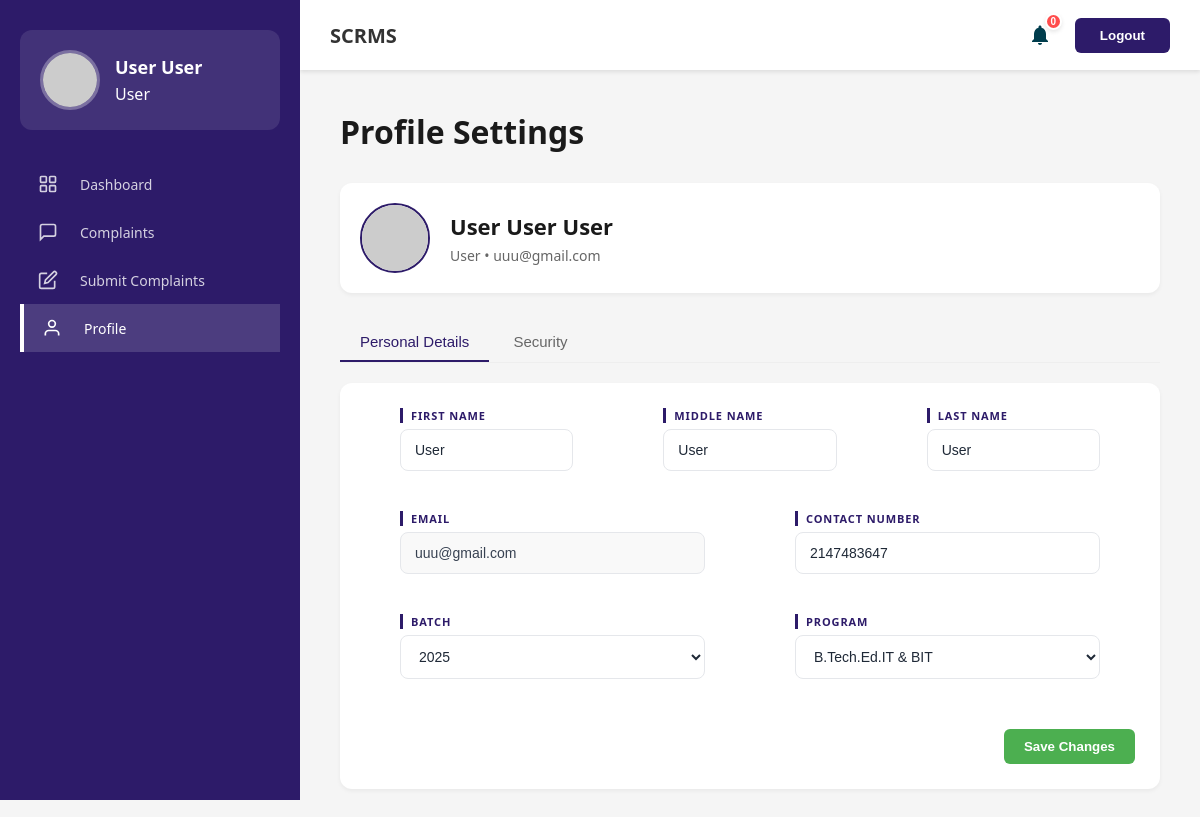
Page /Includes/profile.php (signed in) on the committed database.
### tables this page shows
CREATE TABLE `users` (
  `user_id` int(11) NOT NULL,
  `first_name` varchar(255) NOT NULL,
  `middle_name` varchar(255) DEFAULT NULL,
  `last_name` varchar(255) NOT NULL,
  `email` varchar(255) NOT NULL,
  `contact` int(10) NOT NULL,
  `batch` enum('2023','2024','2025','2026','2027') DEFAULT NULL,
  `program` varchar(200) DEFAULT NULL,
  `password` varchar(255) NOT NULL,
  `role` enum('User','Admin','DeptAdmin','UpperBody','Coordinator','HOD','Dean') NOT NULL DEFAULT 'User',
  `status` varchar(20) DEFAULT 'Active',
  `created_at` timestamp NOT NULL DEFAULT current_timestamp() ON UPDATE current_timestamp(),
  `assigned_category` int(11) DEFAULT NULL
);

### Includes/profile.php (the view, shortened to what this page needs)
<?php
require_once '../Database/db-config.php';
$userId      = $_SESSION['user_id'];
$profileCooldown  = max(0, (int)(($_SESSION['last_profile_update']  ?? 0) + PROFILE_COOLDOWN  - time()));
$user = [];
$stmt = $conn->prepare("SELECT first_name, middle_name, last_name, email, contact, batch, program, role, status, created_at FROM users WHERE user_id = ?");
if ($stmt) {
    $stmt->bind_param("i", $userId);
    $stmt->execute();
    $user = $stmt->get_result()->fetch_assoc();
}
$fullName    = trim(($user['first_name'] ?? '') . ' ' . ($user['middle_name'] ?? '') . ' ' . ($user['last_name'] ?? ''));
$avatarUrl   = "https://ui-avatars.com/api/?name=" . urlencode($fullName ?: 'User') . "&background=2D1B69&color=fff&size=100";
$activeTab = (isset($_POST['action']) && $_POST['action'] === 'change_password') ? 'password' : 'info';
?>
<!DOCTYPE html>
<html lang="en">
<head>
    <link rel="stylesheet" href="../Assets/Css/admin-dashboard.css">
    <link rel="stylesheet" href="../Assets/Css/user-management.css">
</head>
<body>
<?php include __DIR__ . '/header.php'; ?>
<div class="main-container">
    <?php include __DIR__ . '/sidebar.php'; ?>
    <main class="main-content">
        <div class="profile-content-wrap">
            <h2 class="page-title">Profile Settings</h2>
            <div class="profile-header-minimal">
                <img src="<?php echo $avatarUrl; ?>" alt="Profile">
                <div class="profile-header-info">
                    <h2><?php echo htmlspecialchars($fullName ?: 'User'); ?></h2>
                    <p><?php echo htmlspecialchars(ucfirst($user['role'] ?? '')); ?> • <?php echo htmlspecialchars($user['email'] ?? ''); ?></p>
                </div>
            </div>
            <div class="profile-tabs" style="border-bottom: 1px solid #eee; margin-bottom: 10px;">
                <button class="tab-btn <?php echo $activeTab === 'info' ? 'active' : ''; ?>" data-tab="info">Personal Details</button>
                <button class="tab-btn <?php echo $activeTab === 'password' ? 'active' : ''; ?>" data-tab="password">Security</button>
            </div>
            <div class="tab-panel <?php echo $activeTab === 'info' ? 'active' : ''; ?>" id="tab-info">
                <div class="form-section" style="background: white; padding: 25px; border-radius: 12px; box-shadow: 0 2px 4px rgba(0,0,0,0.05);">
                    <form method="POST">
                        <div style="display: grid; grid-template-columns: repeat(auto-fit, minmax(200px, 1fr)); gap: 20px;">
                            <div class="form-group">
                                <label>First Name</label>
                                <input type="text" name="first_name" value="<?php echo htmlspecialchars($user['first_name'] ?? ''); ?>" <?php echo $profileCooldown > 0 ? 'readonly' : 'required'; ?>>
                            </div>
                            <div class="form-group">
                                <label>Middle Name</label>
                                <input type="text" name="middle_name" value="<?php echo htmlspecialchars($user['middle_name'] ?? ''); ?>" <?php echo $profileCooldown > 0 ? 'readonly' : ''; ?>>
                            </div>
                            <div class="form-group">
                                <label>Last Name</label>
                                <input type="text" name="last_name" value="<?php echo htmlspecialchars($user['last_name'] ?? ''); ?>" <?php echo $profileCooldown > 0 ? 'readonly' : 'required'; ?>>
                            </div>
                        </div>
                        <div style="display: grid; grid-template-columns: repeat(auto-fit, minmax(250px, 1fr)); gap: 20px; margin-top: 20px;">
                            <div class="form-group">
                                <label>Email</label>
                                <input type="email" value="<?php echo htmlspecialchars($user['email'] ?? ''); ?>" readonly style="background: #f9f9f9;">
                            </div>
                            <div class="form-group">
                                <label>Contact Number</label>
                                <input type="text" name="contact" value="<?php echo htmlspecialchars($user['contact'] ?? ''); ?>" <?php echo $profileCooldown > 0 ? 'readonly' : ''; ?>>
                            </div>
                        </div>
                        <?php if ($user['role'] === 'User'): ?>
                        <div style="display: grid; grid-template-columns: repeat(auto-fit, minmax(250px, 1fr)); gap: 20px; margin-top: 20px;">
                            <div class="form-group">
                                <label>Batch</label>
                                <select name="batch" <?php echo $profileCooldown > 0 ? 'disabled' : 'required'; ?> style="width: 100%; padding: 12px 14px; border: 1.5px solid #e5e7eb; border-radius: 8px;">
                                    <?php
                                        $batches = ['2023', '2024', '2025', '2026', '2027'];
                                        foreach($batches as $b) {
                                            $sel = ($user['batch'] == $b) ? 'selected' : '';
                                            echo "<option value='$b' $sel>$b</option>";
                                        }
                                    ?>
                                </select>
                            </div>
                            <div class="form-group">
                                <label>Program</label>
                                <select name="program" <?php echo $profileCooldown > 0 ? 'disabled' : 'required'; ?> style="width: 100%; padding: 12px 14px; border: 1.5px solid #e5e7eb; border-radius: 8px;">
                                    <?php
                                        $progs = ["B.Tech.Ed.IT & BIT", "B. Tech.Ed. in Civil", "BA.BED.TESOL", "BED in TCSOL", "B. Mathmatics Education"];
                                        foreach($progs as $p) {
                                            $sel = ($user['program'] == $p) ? 'selected' : '';
                                            echo "<option value='$p' $sel>$p</option>";
                                        }
                                    ?>
                                </select>
                            </div>
                        </div>
                        <?php endif; ?>
                        <div style="margin-top: 30px; display: flex; align-items: center; gap: 15px; justify-content: flex-end;">
                            <?php if ($profileCooldown > 0): ?>
                                <div class="cooldown-badge">
                                    Refresh in <span class="cooldown-timer" data-seconds="<?php echo $profileCooldown; ?>"></span>
                                </div>
                                <button type="submit" class="btn-primary" disabled style="opacity: 0.6; cursor: not-allowed;">Save Changes</button>
                            <?php else: ?>
                                <button type="submit" class="btn-primary">Save Changes</button>
                            <?php endif; ?>
                        </div>
                    </form>
                </div>
            </div>
        </div>
    </main>
</div>
</body>
</html>

### Assets/Css/admin-dashboard.css (style rules this page uses)
* { margin: 0; padding: 0; box-sizing: border-box; }
body { font-family: 'Segoe UI', Tahoma, Geneva, Verdana, sans-serif; background: #f5f5f5; min-height: 100vh; overflow-x: hidden; width: 100%; }
.main-container { display: flex; min-height: calc(100vh - 70px); }
.main-content { flex: 1; margin-left: 300px; padding: 40px; background: #f5f5f5; min-height: 100vh; }
.page-title { font-size: 32px; font-weight: 700; color: #1a1a1a; margin-bottom: 30px; }
.form-group { margin-bottom: 20px; padding: 0 35px; }
.form-group label { display: block; font-size: 11px; font-weight: 700; color: #2D1B69; margin-bottom: 6px; text-transform: uppercase; letter-spacing: 0.08em; border-left: 3px solid #2D1B69; padding-left: 8px; }
.form-group input, .form-group textarea, .form-group select { width: 100%; padding: 12px 14px; border: 1.5px solid #e5e7eb; border-radius: 8px; font-size: 14px; color: #1f2937; background: #ffffff; outline: none; transition: border-color 0.25s ease, box-shadow 0.25s ease; }
.form-group input[readonly], .form-group textarea[readonly] { background-color: #f8f7ff; border-color: #e5e7eb; color: #374151; cursor: default; }
.btn-primary { background: #4CAF50; color: white; border: none; padding: 10px 20px; border-radius: 6px; cursor: pointer; font-weight: 600; }

### Includes/profile.php (style rules this page uses)
.profile-header-minimal { display: flex; align-items: center; gap: 20px; margin-bottom: 30px; padding: 20px; background: white; border-radius: 12px; box-shadow: 0 2px 4px rgba(0,0,0,0.05); }
.profile-header-minimal img { width: 70px; height: 70px; border-radius: 50%; border: 2px solid #2D1B69; }
.profile-header-info h2 { margin: 0; font-size: 22px; color: #1a1a1a; }
.profile-header-info p { margin: 5px 0 0; font-size: 14px; color: #666; font-weight: 500; }
.profile-content-wrap { max-width: 900px; }
.tab-btn { padding: 10px 20px; border: none; background: none; color: #666; font-size: 15px; font-weight: 500; cursor: pointer; border-bottom: 2px solid transparent; transition: all 0.2s; }
.tab-btn.active { color: #2D1B69; border-bottom-color: #2D1B69; }
.tab-panel { display: none; margin-top: 20px; }
.tab-panel.active { display: block; }

### rows in the picture
users: first_name+middle_name+last_name "User User User", role "User", email "uuu@gmail.com", first_name "User", middle_name "User", last_name "User", contact "2147483647"

### other values in the picture
$full_name ?: 'Unknown' "User User"
$display_role "User"
form field batch "2025"
form field program "B.Tech.Ed.IT & BIT"
